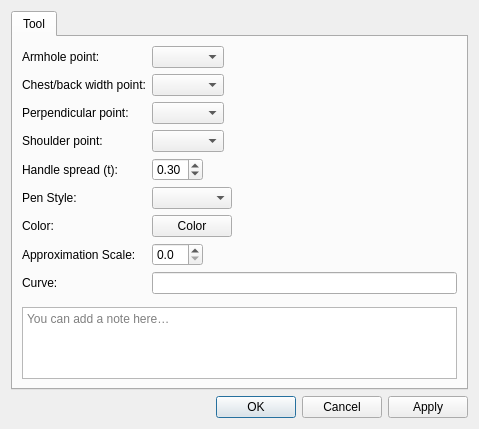
<?xml version="1.0" encoding="UTF-8"?>
<ui version="4.0">
 <class>DialogArmholeCurve</class>
 <widget class="QDialog" name="DialogArmholeCurve">
  <property name="geometry">
   <rect>
    <x>0</x>
    <y>0</y>
    <width>479</width>
    <height>380</height>
   </rect>
  </property>
  <property name="windowTitle">
   <string>Armhole Curve</string>
  </property>
  <property name="windowIcon">
   <iconset resource="../../../vmisc/share/resources/icon.qrc">
    <normaloff>:/icon/64x64/icon64x64.png</normaloff>:/icon/64x64/icon64x64.png</iconset>
  </property>
  <layout class="QVBoxLayout" name="verticalLayout">
   <item>
    <widget class="QTabWidget" name="tabWidget">
     <property name="currentIndex">
      <number>0</number>
     </property>
     <widget class="QWidget" name="tab">
      <attribute name="title">
       <string>Tool</string>
      </attribute>
      <layout class="QFormLayout" name="formLayout_2">
       <property name="fieldGrowthPolicy">
        <enum>QFormLayout::FieldGrowthPolicy::ExpandingFieldsGrow</enum>
       </property>
       <item row="0" column="0">
        <widget class="QLabel" name="labelFirstPoint">
         <property name="text">
          <string>Armhole point:</string>
         </property>
        </widget>
       </item>
       <item row="0" column="1">
        <widget class="QComboBox" name="comboBoxP1"/>
       </item>
       <item row="1" column="0">
        <widget class="QLabel" name="labelSecondPoint">
         <property name="text">
          <string>Chest/back width point:</string>
         </property>
        </widget>
       </item>
       <item row="1" column="1">
        <widget class="QComboBox" name="comboBoxP2"/>
       </item>
       <item row="2" column="0">
        <widget class="QLabel" name="labelThirdPoint">
         <property name="text">
          <string>Perpendicular point:</string>
         </property>
        </widget>
       </item>
       <item row="2" column="1">
        <widget class="QComboBox" name="comboBoxP3"/>
       </item>
       <item row="3" column="0">
        <widget class="QLabel" name="labelFourthPoint">
         <property name="text">
          <string>Shoulder point:</string>
         </property>
        </widget>
       </item>
       <item row="3" column="1">
        <widget class="QComboBox" name="comboBoxP4"/>
       </item>
       <item row="4" column="0">
        <widget class="QLabel" name="labelTMid">
         <property name="text">
          <string>Handle spread (t):</string>
         </property>
        </widget>
       </item>
       <item row="4" column="1">
        <widget class="QDoubleSpinBox" name="doubleSpinBoxTMid">
         <property name="toolTip">
          <string>Handle spread around the chest/back width point. Small values = segment 2 stays closer to the chord (more straight).</string>
         </property>
         <property name="decimals">
          <number>2</number>
         </property>
         <property name="minimum">
          <double>0.100000000000000</double>
         </property>
         <property name="maximum">
          <double>0.500000000000000</double>
         </property>
         <property name="value">
          <double>0.300000000000000</double>
         </property>
         <property name="singleStep">
          <double>0.050000000000000</double>
         </property>
        </widget>
       </item>
       <item row="5" column="0">
        <widget class="QLabel" name="label_2">
         <property name="text">
          <string>Pen Style:</string>
         </property>
        </widget>
       </item>
       <item row="5" column="1">
        <widget class="QComboBox" name="comboBoxPenStyle">
         <property name="minimumSize">
          <size>
           <width>80</width>
           <height>0</height>
          </size>
         </property>
         <property name="maximumSize">
          <size>
           <width>110</width>
           <height>16777215</height>
          </size>
         </property>
         <property name="iconSize">
          <size>
           <width>80</width>
           <height>14</height>
          </size>
         </property>
        </widget>
       </item>
       <item row="6" column="0">
        <widget class="QLabel" name="label">
         <property name="text">
          <string>Color:</string>
         </property>
        </widget>
       </item>
       <item row="6" column="1">
        <widget class="VPE::QtColorPicker" name="pushButtonColor">
         <property name="text">
          <string notr="true">Color</string>
         </property>
        </widget>
       </item>
       <item row="7" column="0">
        <widget class="QLabel" name="label_3">
         <property name="text">
          <string>Approximation Scale:</string>
         </property>
        </widget>
       </item>
       <item row="7" column="1">
        <widget class="QDoubleSpinBox" name="doubleSpinBoxApproximationScale">
         <property name="toolTip">
          <string>Set approximation scale for this curve, 0 - use global value</string>
         </property>
         <property name="decimals">
          <number>1</number>
         </property>
         <property name="maximum">
          <double>10.000000000000000</double>
         </property>
         <property name="singleStep">
          <double>0.100000000000000</double>
         </property>
        </widget>
       </item>
       <item row="8" column="0">
        <widget class="QLabel" name="labelAlias">
         <property name="text">
          <string>Curve:</string>
         </property>
        </widget>
       </item>
       <item row="8" column="1">
        <widget class="QLineEdit" name="lineEditAlias">
        </widget>
       </item>
       <item row="9" column="0" colspan="2">
        <layout class="QVBoxLayout" name="notesAreaLayout">
         <item>
          <layout class="QHBoxLayout" name="notesSeparatorLayout">
           <property name="leftMargin">
            <number>33</number>
           </property>
           <property name="rightMargin">
            <number>33</number>
           </property>
           <item>
            <widget class="QFrame" name="notesSeparator">
             <property name="minimumSize">
              <size>
               <width>0</width>
               <height>1</height>
              </size>
             </property>
             <property name="maximumSize">
              <size>
               <width>16777215</width>
               <height>1</height>
              </size>
             </property>
            </widget>
           </item>
          </layout>
         </item>
         <item>
          <widget class="QPlainTextEdit" name="plainTextEditToolNotes">
           <property name="placeholderText">
            <string>You can add a note here…</string>
           </property>
           <property name="maximumSize">
            <size>
             <width>16777215</width>
             <height>100</height>
            </size>
           </property>
          </widget>
         </item>
        </layout>
       </item>
      </layout>
     </widget>
    </widget>
   </item>
   <item>
    <widget class="QDialogButtonBox" name="buttonBox">
     <property name="orientation">
      <enum>Qt::Orientation::Horizontal</enum>
     </property>
     <property name="standardButtons">
      <set>QDialogButtonBox::StandardButton::Apply|QDialogButtonBox::StandardButton::Cancel|QDialogButtonBox::StandardButton::Ok</set>
     </property>
    </widget>
   </item>
  </layout>
 </widget>
 <customwidgets>
  <customwidget>
   <class>VPE::QtColorPicker</class>
   <extends>QPushButton</extends>
   <header>../vpropertyexplorer/qtcolorpicker.h</header>
  </customwidget>
 </customwidgets>
 <resources>
  <include location="../../../vmisc/share/resources/icon.qrc"/>
 </resources>
 <connections>
  <connection>
   <sender>buttonBox</sender>
   <signal>accepted()</signal>
   <receiver>DialogArmholeCurve</receiver>
   <slot>accept()</slot>
   <hints>
    <hint type="sourcelabel">
     <x>248</x>
     <y>254</y>
    </hint>
    <hint type="destinationlabel">
     <x>157</x>
     <y>274</y>
    </hint>
   </hints>
  </connection>
  <connection>
   <sender>buttonBox</sender>
   <signal>rejected()</signal>
   <receiver>DialogArmholeCurve</receiver>
   <slot>reject()</slot>
   <hints>
    <hint type="sourcelabel">
     <x>316</x>
     <y>260</y>
    </hint>
    <hint type="destinationlabel">
     <x>286</x>
     <y>274</y>
    </hint>
   </hints>
  </connection>
 </connections>
</ui>
